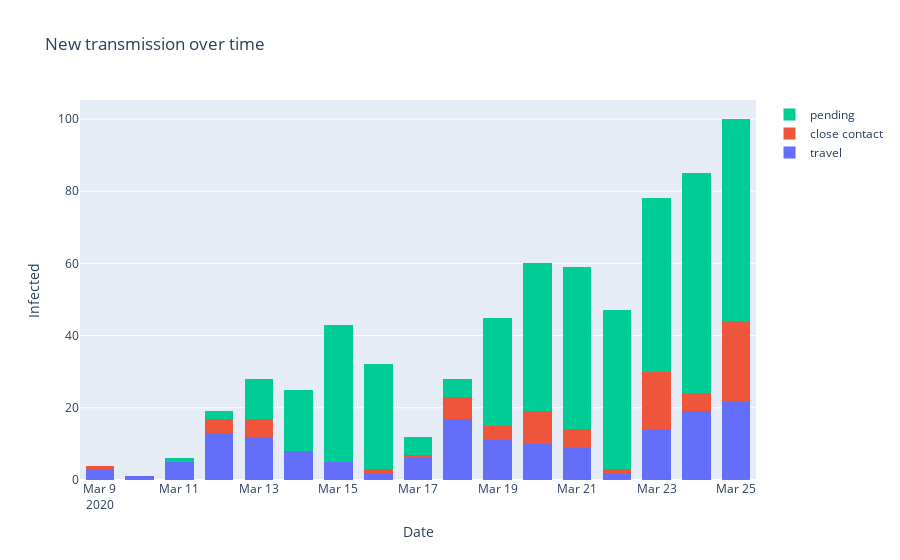

Notebook code for this chart:
### Code cell
fig = go.Figure()
for  m, t in zip(infections, transmission) : 
    fig.add_trace(go.Histogram( x=m, name = t))

fig.update_layout(barmode='stack')

#fig = px.histogram(df, x="date", color = "city", color_discrete_sequence= px.colors.qualitative.Light24)
fig.update_layout(
    title_text='New transmission over time', # title of plot
    xaxis_title_text='Date', # xaxis label
    yaxis_title_text='Infected', # yaxis label
    bargap=0.2, # gap between bars of adjacent location coordinates
    bargroupgap=0.1 # gap between bars of the same location coordinates
)

fig.show()

### Figure 1 — Plotly figure (JSON) as saved in the notebook; plotly's stock layout.template omitted (floating-point values rounded to 4 significant figures; data arrays with more than 128 entries replaced by an {"elided": "..."} marker saying what was removed)
{"data": [{"name": "travel", "type": "histogram", "x": {"elided": "159 str values"}}, {"name": "close contact", "type": "histogram", "x": ["2020-03-16", "2020-03-18", "2020-03-18", "2020-03-18", "2020-03-18", "2020-03-18", "2020-03-18", "2020-03-17", "2020-03-21", "2020-03-21", "2020-03-21", "2020-03-21", "2020-03-21", "2020-03-12", "2020-03-12", "2020-03-12", "2020-03-12", "2020-03-20", "2020-03-20", "2020-03-20", "2020-03-20", "2020-03-20", "2020-03-20", "2020-03-20", "2020-03-20", "2020-03-20", "2020-03-22", "2020-03-19", "2020-03-19", "2020-03-19", "2020-03-19", "2020-03-09", "2020-03-13", "2020-03-13", "2020-03-13", "2020-03-13", "2020-03-13", "2020-03-23", "2020-03-23", "2020-03-23", "2020-03-23", "2020-03-23", "2020-03-23", "2020-03-23", "2020-03-23", "2020-03-23", "2020-03-23", "2020-03-23", "2020-03-23", "2020-03-23", "2020-03-23", "2020-03-23", "2020-03-23", "2020-03-24", "2020-03-24", "2020-03-24", "2020-03-24", "2020-03-24", "2020-03-25", "2020-03-25", "2020-03-25", "2020-03-25", "2020-03-25", "2020-03-25", "2020-03-25", "2020-03-25", "2020-03-25", "2020-03-25", "2020-03-25", "2020-03-25", "2020-03-25", "2020-03-25", "2020-03-25", "2020-03-25", "2020-03-25", "2020-03-25", "2020-03-25", "2020-03-25", "2020-03-25", "2020-03-25"]}, {"name": "pending", "type": "histogram", "x": {"elided": "433 str values"}}], "layout": {"bargap": 0.2, "bargroupgap": 0.1, "barmode": "stack", "title": {"text": "New transmission over time"}, "xaxis": {"title": {"text": "Date"}}, "yaxis": {"title": {"text": "Infected"}}}}
